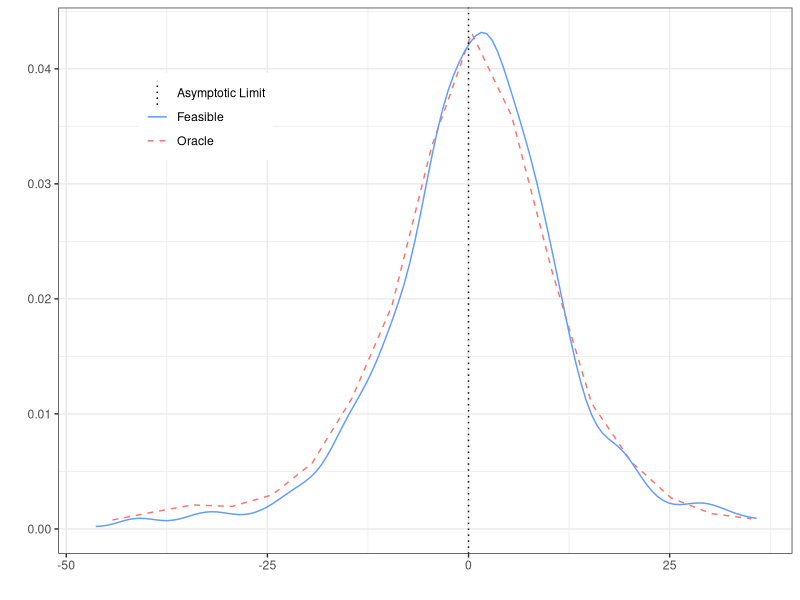
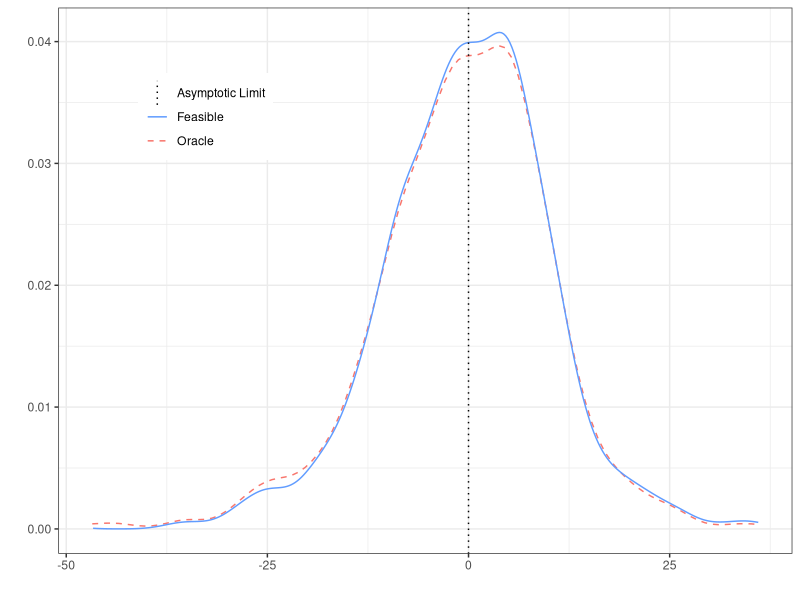
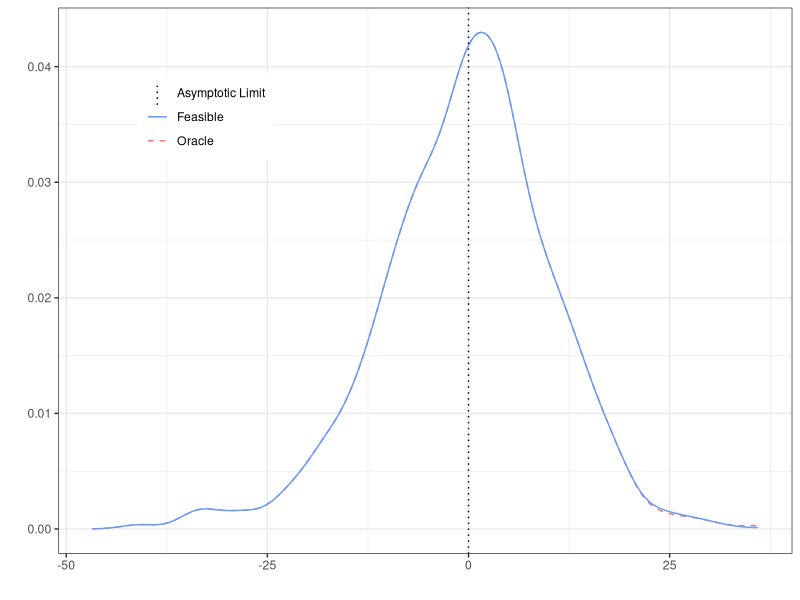
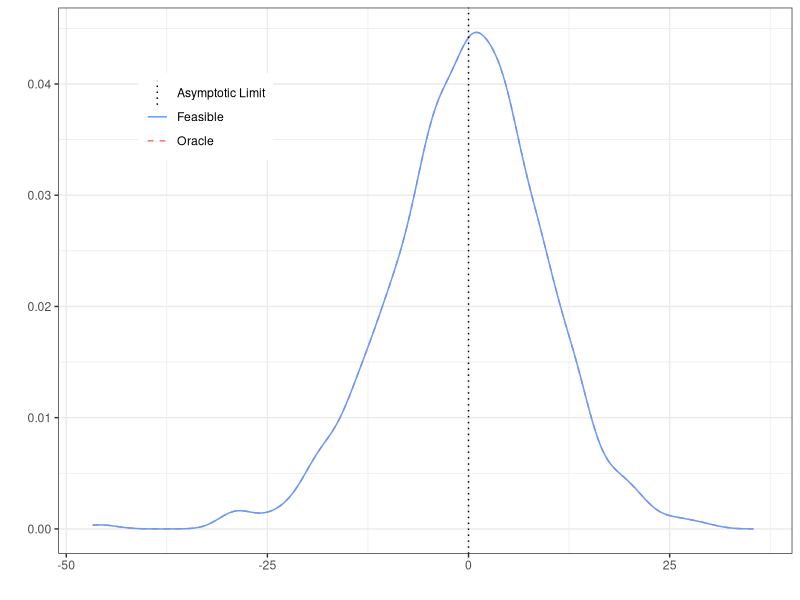

Recreate these plots in R, in order.
################################# FRONT MATTER #################################

rm(list=ls())
gc()

library(dplyr)
library(ggplot2)
library(tidyr)
library(mvtnorm)
library(clusterGeneration)
library(xtable)

set.seed(1234)

# X takes K + 1 values 0:K with K even
# Defiers for all X < K / 2, compliers for all X > K / 2, no switchers for
# X = K / 2.
# Assume a fixed covariate type design: n observations for each covariate value
# with a non-zero number of switchers. 

################################### FUNCTIONS ##################################

gen_data <- function(n, sigma, pZ, K, a, d, B){
  
  # Generates (D,X,Y,Z)
  # inputs
  # n: number of observations for each X value
  # sigma: covariance matrix for the unobservables
  # pZ: probability Z = 1
  # K: x values range from 0 to K
  # a,d: first stage D = 1(a + d * Z >= V)
  # B: ATE
  
  # Unobservables
  U <- rmvnorm(n, mean = rep(0, 3), sigma = sigma)
  U <- data.frame(U)
  names(U) <- c("U1", "U0", "V")
  
  # Z
  X <- rep(c(0:(K / 2 -1), ((K / 2) + 1):K), each = n)
  Z <- rbinom(n * K, 1, pZ)
  
  # Construct D and Y
  D <- (a + d[X + 1] * Z >= U$V)
  Y <- (1 - D) * U$U0 + D *(B + U$U1)
  
  return(data.frame(D = D, X = X, Y = Y, Z = Z))
  
}

# gen_data <- function(n, sigma, p_x, pZ, K, a, d, B){
# 
#   # Generates (D,X,Y,Z)
#   # inputs
#   # n: number of observations
#   # sigma: covariance matrix for the unobservables
#   # p_x: distribution for x
#   # pZ: probability Z = 1
#   # K: x values range from 0 to K
#   # a,d: first stage D = 1(a + d * Z >= V)
#   # B: ATE
# 
#   # Unobservables
#   U <- rmvnorm(n, mean = rep(0, 3), sigma = sigma)
#   U <- data.frame(U)
#   names(U) <- c("U1", "U0", "V")
# 
#   # X and Z
#   X <- sample(0:K, size = n, replace = T, prob = p_x)
#   Z <- rbinom(n, 1, pZ)
# 
#   # Construct D and Y
#   D <- (a + d[X + 1] * Z >= U$V)
#   Y <- (1 - D) * U$U0 + D *(B + U$U1)
# 
#   return(data.frame(D = D, X = X, Y = Y, Z = Z))
# 
# }

gen_vars <- function(data, K, true_s){
  
  # adds in the demeaned Z, true sign function, and estimated sign function
  # inputs:
  # data: D, X, Y, Z, ordered by X, n draws for each X
  # K x values range from 0 to K
  # true_s value of the sign function for each X
  
  X_vals <- sort(unique(data$X))
  
  # Z_tilde = Z - E[Z|X]
  bar_Z <- rep(0, K + 1)
  for (k in X_vals){
    bar_Z[k + 1] <- mean(data$Z[data$X == k])
  }
  data$Z_tilde <- data$Z - bar_Z[data$X + 1]
  
  # Oracle sign function
  data$s_star <- true_s[data$X + 1] 
  
  # Estimated sign function
  est_s <- rep(0, K + 1)
  for (k in X_vals){
    
    temp <- dplyr::filter(data, X == k)
    n_1 <- sum(temp$Z)
    n_0 <- sum(1 - temp$Z)
    
    if (n_1 > 0 & n_0 > 0){
      est_s[k + 1] <- 
        2 * (sum(temp$Z * temp$D) / n_1 > sum((1 - temp$Z) * temp$D) / n_0) - 1 
    }
  }
  data$s_hat <- est_s[data$X + 1]
  
  return(data)
  
}

# gen_vars <- function(data, K, true_s){
#   
#   # adds in the demeaned Z, true sign function, and estimated sign function
#   # inputs:
#   # data data frame containing D, X, Y, Z
#   # K x values range from 0 to K
#   # true_s value of the sign function for each X
#   
#   X_vals <- sort(unique(data$X))
#   
#   # Z_tilde = Z - E[Z|X]
#   bar_Z <- rep(0, K + 1)
#   for (k in X_vals){
#     bar_Z[k + 1] <- mean(data$Z[data$X == k])
#   }
#   data$Z_tilde <- data$Z - bar_Z[data$X + 1]
#   
#   # Oracle sign function
#   data$s_star <- true_s[data$X + 1] 
#   
#   # Estimated sign function
#   est_s <- rep(0, K + 1)
#   for (k in X_vals){
#     
#     temp <- dplyr::filter(data, X == k)
#     n_1 <- sum(temp$Z)
#     n_0 <- sum(1 - temp$Z)
#     
#     if (n_1 > 0 & n_0 > 0){
#       est_s[k + 1] <- 
#         2 * (sum(temp$Z * temp$D) / n_1 > sum((1 - temp$Z) * temp$D) / n_0) - 1 
#     }
#   }
#   data$s_hat <- est_s[data$X + 1]
#   
#   return(data)
#   
# }

# Given a vector containing estimates of tau, this returns summary statistics
get_stats <- function(results, B){
  
  # results is a vector of estimates of tau.
  # B is the ATE, which equals the asymptotic estimand. 
  
  # statistics returned are: mean, sd, MSE, median, 0.25 and 0.75 quantiles
  results <- results[!is.infinite(results)]
  stats <- rep(0, 6)
  stats[1] <- mean(results, na.rm = TRUE)
  stats[2] <- sd(results, na.rm = TRUE)
  stats[3] <- (stats[1] - B) ^ 2 + stats[2] ^ 2
  stats[4:6] <- quantile(results, c(0.5, 0.25, 0.75), na.rm = TRUE)
  return(stats)
  
}

make_plot <- function(tau_oracle, tau_feasible, x_lims, B){
  
  oracle_dens <- density(tau_oracle)
  oracle_data <- data.frame(x = oracle_dens$x, y = oracle_dens$y)
  
  feasible_dens <- density(tau_feasible)
  feasible_data <- data.frame(x = feasible_dens$x, y = feasible_dens$y)
  
  ggplot() +
    geom_line(aes(x = x, y = y, col = "Oracle"), 
              data = oracle_data, 
              linetype = "dashed") +
    geom_line(aes(x = x, y = y, col = "Feasible"), 
              data = feasible_data) +
    geom_vline(aes(xintercept = B, col = "Asymptotic Limit"), 
               linetype = "dotted") + 
    theme_bw() +
    theme(legend.title = element_blank()) +
    scale_color_manual(values = c("Oracle" = "#F8766D",
                                  "Feasible" = "#619CFF",
                                  "Asymptotic Limit" = "black")) + 
    xlim(x_lims[1], x_lims[2]) +  
    labs(x = "", y = "") + 
    theme(legend.position = c(0.2, 0.8))
  
}

################################## PARAMETERS ##################################

# Number of X values
K <- 2

# Switcher shares at each value of X are evenly spaced between -delta and delta
delta <- 0.2
w <- delta * (2 * (0:K) / K - 1)

# First stage 1(a + dZ >= V)
a <- 0
d <- qnorm(pnorm(a) + w) - a 

# ATE
B <- 0 

# True value of the sign function for each value of X
true_s <- 2 * (w >= 0) - 1

################################# DISTRIBUTIONS ################################

# Randomly generate a covariance matrix for the unobservables
A <- matrix(runif(9, -1, 1), 3, 3)
sigma <- A %*% t(A)
# Scale to be a correlation matrix
for (k in 1:3){
  
  sd_k <- sqrt(sigma[k, k])
  sigma[, k] <- sigma[, k] / sd_k
  sigma[k, ] <- sigma[k, ] / sd_k
  
}
rho_V1 <- sigma[3, 1]
rho_V0 <- sigma[3, 2]

# # Distribution for X
# p_x <- vector(mode = "list", length = 2)
# p_x[[1]] <- c(1 / 2, 0, 1 / 2)
# p_x[[2]] <- rep(1 / 3, 3)

# Probability that Z = 1
pZ <- 1 / 2

################################# GENERATE DATA ################################

n <- c(50, 100, 200, 500) # number of observations for each X
runs <- 1000 # number of draws for each sample size

tau_oracle <- matrix(0, length(n), runs)
tau_feasible <- matrix(0, length(n), runs)

for (i in 1:length(n)){
  for (j in 1:runs){
    
    data <- gen_data(n = n[i],
                     sigma = sigma,
                     pZ = pZ,
                     K = K,
                     a = a,
                     d = d,
                     B = B)
    data <- gen_vars(data = data,
                     K = K,
                     true_s = true_s)
    
    tau_oracle[i, j] <- sum(data$Y * data$s_star * data$Z_tilde) / 
      sum(data$D * data$s_star * data$Z_tilde)
    tau_feasible[i, j] <- sum(data$Y * data$s_hat * data$Z_tilde) / 
      sum(data$D * data$s_hat * data$Z_tilde)
    
    
  }
}

############################## SUMMARY STATISTICS ##############################

# Returns the mean, variance, MSE, median, 0.25 and 0.75 quartiles of the 
# sampling distribution of the oracle and feasible estimators. 

feasible_sum_stats <- matrix(0, length(n), 6)
oracle_sum_stats <- matrix(0, length(n), 6)

for (i in 1:length(n)){
  
  feasible_sum_stats[i, ] <- get_stats(results = tau_feasible[i, ], B = B)
  oracle_sum_stats[i, ] <- get_stats(results = tau_oracle[i, ], B = B)
  
}

rownames(feasible_sum_stats) <- n
rownames(oracle_sum_stats) <- n

xtable(feasible_sum_stats, digits = 3)
xtable(oracle_sum_stats, digits = 3)

######################## PLOT OF SAMPLING DISTRIBUTIONS ########################

# Prepare data for plotting

# convert to sqrt(n) * (tau - tau^*)
tau_oracle <- tau_oracle - B
tau_feasible <- tau_feasible - B
for (i in 1:nrow(tau_oracle)){
  
  tau_oracle[i, ] <- sqrt(K * n[i]) * tau_oracle[i, ]
  tau_feasible[i, ] <- sqrt(K * n[i]) * tau_feasible[i, ]
  
}

x_lims <- rep(0, 2)
x_lims[1] <- quantile(c(tau_feasible, tau_oracle), 0.005, na.rm = TRUE)
x_lims[2] <- quantile(c(tau_feasible, tau_oracle), 0.995, na.rm = TRUE)

make_plot(tau_oracle = tau_oracle[1, ],
          tau_feasible = tau_feasible[1, ],
          x_lims = x_lims,
          B = B)
make_plot(tau_oracle = tau_oracle[2, ],
          tau_feasible = tau_feasible[2, ],
          x_lims = x_lims,
          B = B)
make_plot(tau_oracle = tau_oracle[3, ],
          tau_feasible = tau_feasible[3, ],
          x_lims = x_lims,
          B = B)
make_plot(tau_oracle = tau_oracle[4, ],
          tau_feasible = tau_feasible[4, ],
          x_lims = x_lims,
          B = B)
